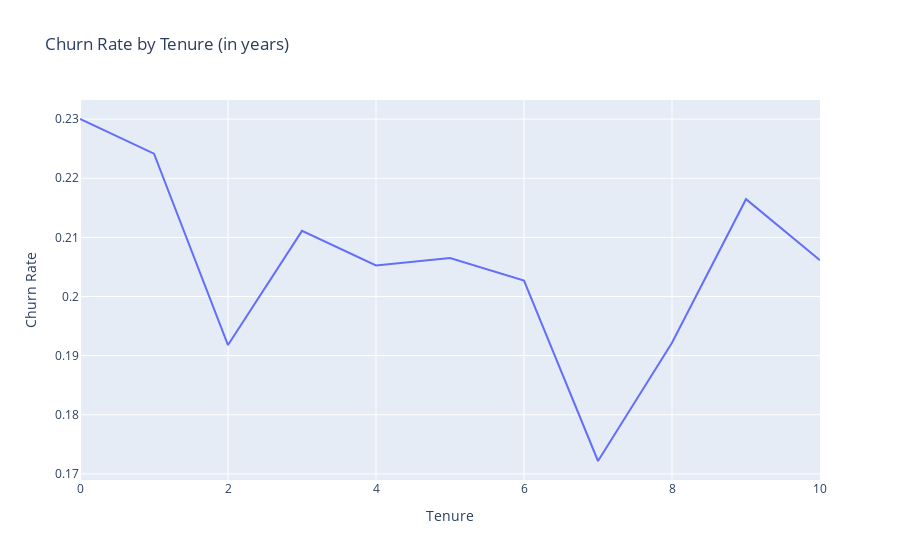

Notebook code for this chart:
### Code cell
# churn rate by tenure line plot
fig = px.line(churn_rate_by_tenure, 
              x=churn_rate_by_tenure.index,
              y=churn_rate_by_tenure.values,
              title='Churn Rate by Tenure (in years)',
              labels={
                  'tenure': 'Tenure',
                  'y': 'Churn Rate'
              }
)

fig.show()

### Figure 1 — Plotly figure (JSON) as saved in the notebook; plotly's stock layout.template omitted (floating-point values rounded to 4 significant figures)
{"data": [{"hovertemplate": "Tenure=%{x}<br>Churn Rate=%{y}<extra></extra>", "legendgroup": "", "line": {"color": "#636efa", "dash": "solid"}, "marker": {"symbol": "circle"}, "mode": "lines", "name": "", "orientation": "v", "showlegend": false, "type": "scatter", "x": [0, 1, 2, 3, 4, 5, 6, 7, 8, 9, 10], "xaxis": "x", "y": [0.23, 0.2242, 0.1918, 0.2111, 0.2053, 0.2065, 0.2027, 0.1722, 0.1922, 0.2165, 0.2061], "yaxis": "y"}], "layout": {"legend": {"tracegroupgap": 0}, "title": {"text": "Churn Rate by Tenure (in years)"}, "xaxis": {"anchor": "y", "domain": [0, 1], "title": {"text": "Tenure"}}, "yaxis": {"anchor": "x", "domain": [0, 1], "title": {"text": "Churn Rate"}}}}
